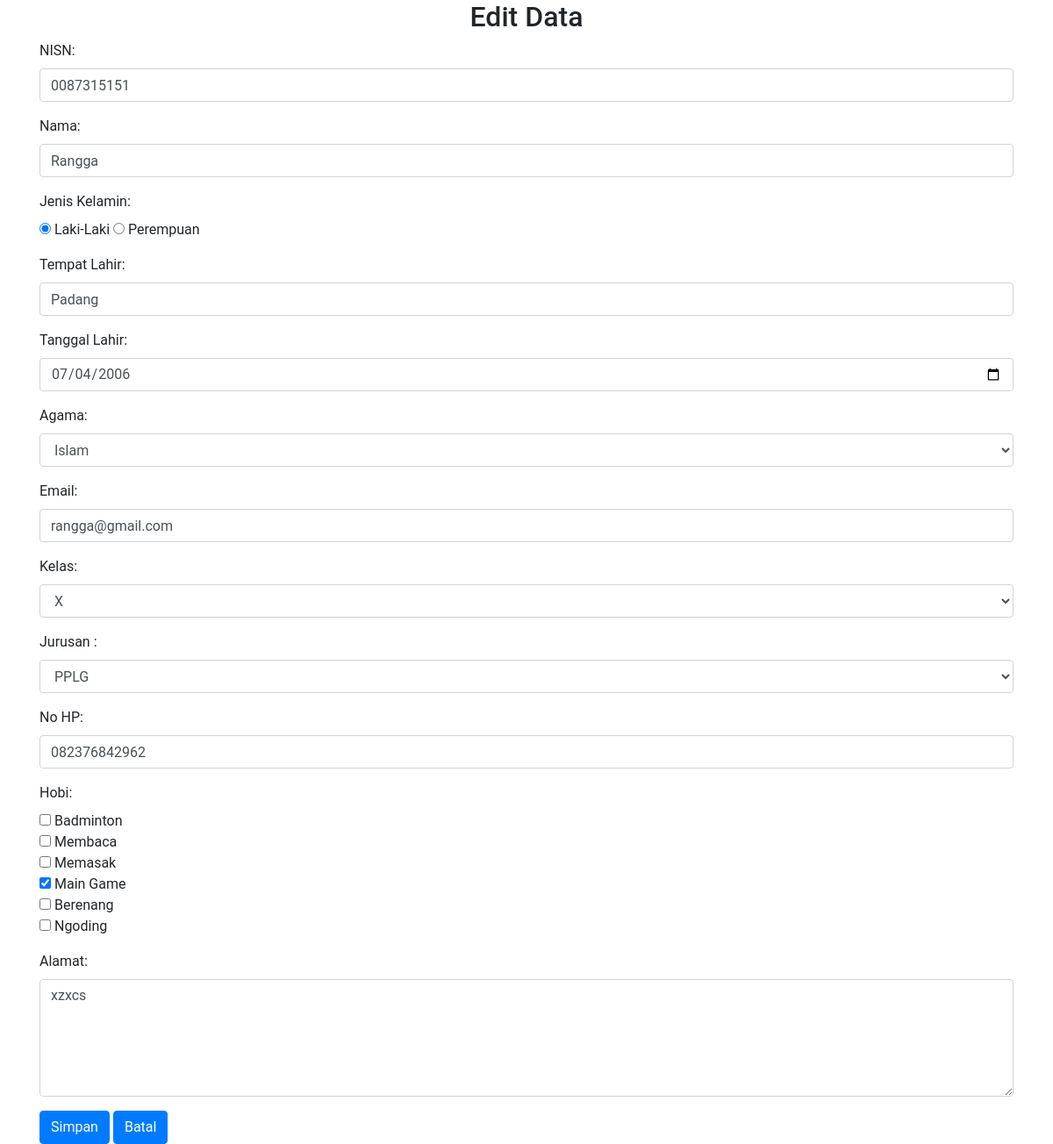
Screenshot of /edit.php?id_peserta=14 with the database file from the repository.
### tables this page shows
CREATE TABLE `peserta` (
  `id_peserta` int(30) NOT NULL,
  `nisn` varchar(30) NOT NULL,
  `nama` varchar(50) NOT NULL,
  `jk` varchar(50) NOT NULL,
  `tempat_lahir` varchar(100) NOT NULL,
  `tanggal_lahir` date NOT NULL,
  `agama` text NOT NULL,
  `email` varchar(50) NOT NULL,
  `kelas` varchar(50) NOT NULL,
  `jurusan` varchar(50) NOT NULL,
  `no_hp` char(13) NOT NULL,
  `hobi` varchar(255) NOT NULL,
  `alamat` text NOT NULL
);

### edit.php (the view, shortened to what this page needs)
<!DOCTYPE html>
<html>
<head>
    <link rel="stylesheet" href="https://cdn.jsdelivr.net/npm/bootstrap@4.6.1/dist/css/bootstrap.min.css">
    <link rel="stylesheet" href="style.css?v=<?php echo time(); ?>">
</head>
<body>
    <div class="container">
        <?php
        include "koneksi.php";
        function input($data)
        {
            $data = trim($data);
            $data = stripslashes($data);
            $data = htmlspecialchars($data);
            return $data;
        }
        if (isset($_GET['id_peserta'])) {
            $id_peserta = input($_GET["id_peserta"]);
            $sql = "SELECT * FROM peserta WHERE id_peserta=$id_peserta";
            $hasil = mysqli_query($kon, $sql);
            $data = mysqli_fetch_assoc($hasil);
        }
        ?>
        <h2 Align="center">Edit Data</h2>
        <form action="<?php echo htmlspecialchars($_SERVER["PHP_SELF"]); ?>" method="POST" onsubmit="return validateInput()">
            <div class="form-group">
                <label for="nisn">NISN:</label>
                <input type="text" name="nisn" id="nisn" class="form-control" placeholder="Masukan NISN" value="<?php echo $data["nisn"]; ?>" required />
            </div>
            <div class="form-group">
                <label for="nama">Nama:</label>
                <input type="text" name="nama" class="form-control" placeholder="Masukan Nama" value="<?php echo $data["nama"]; ?>" required />
            </div>
            <div class="form-group">
                <label for="jk">Jenis Kelamin:</label><br>
                <input type="radio" name="jk" value="Laki-Laki" <?php if ($data["jk"] === "Laki-Laki") echo "checked"; ?>> Laki-Laki
                <input type="radio" name="jk" value="Perempuan" <?php if ($data["jk"] === "Perempuan") echo "checked"; ?>> Perempuan
            </div>
            <div class="form-group">
                <label for="tempat_lahir">Tempat Lahir:</label>
                <input type="text" name="tempat_lahir" class="form-control" placeholder="Masukan Tempat Lahir" value="<?php echo $data["tempat_lahir"]; ?>" required />
            </div>
            <div class="form-group">
                <label for="tanggal_lahir">Tanggal Lahir:</label>
                <input type="date" name="tanggal_lahir" class="form-control" placeholder="Masukan Tanggal Lahir" value="<?php echo $data["tanggal_lahir"]; ?>" required />
            </div>
            <div class="form-group">
                <label for="agama">Agama:</label>
                <select name="agama" id="agama" class="form-control">
                    <?php
                    $agama_options = array("Islam", "Kristen Katolik", "Kristen Protestan", "Hindu", "Budha", "Konghucu");
                    $agama_terpilih = $data["agama"];
                    foreach ($agama_options as $agama) {
                        $selected_agama = ($agama == $agama_terpilih) ? 'selected' : '';
                        echo "<option value='$agama' $selected_agama>$agama</option>";
                    }
                    ?>
                </select>
            </div>
            <div class="form-group">
                <label for="email">Email:</label>
                <input type="text" name="email" class="form-control" placeholder="Masukan Email" value="<?php echo $data["email"]; ?>" required />
            </div>
            <div class="form-group">
                <label for="kelas">Kelas:</label>
                <select name="kelas" id="kelas" class="form-control">
                    <?php
                    $kelas_options = array("X", "XI", "XII");
                    $kelas_terpilih = $data["kelas"];
                    foreach ($kelas_options as $kelas) {
                        $selected_kelas = ($kelas == $kelas_terpilih) ? 'selected' : '';
                        echo "<option value='$kelas' $selected_kelas>$kelas</option>";
                    }
                    ?>
                </select>
            </div>
            <div class="form-group">
                <label for="jurusan">Jurusan :</label>
                <select name="jurusan" id="jurusan" class="form-control">
                    <?php
                    $jurusan_options = array("PPLG", "ULP", "AKL", "TJKT", "MPLB");
                    $jurusan_terpilih = $data["jurusan"];
                    foreach ($jurusan_options as $jurusan) {
                        $selected_jurusan = ($jurusan == $jurusan_terpilih) ? 'selected' : '';
                        echo "<option value='$jurusan' $selected_jurusan>$jurusan</option>";
                    }
                    ?>
                </select>
            </div>
            <div class="form-group">
                <label for="no_hp">No HP:</label>
                <input type="text" name="no_hp" class="form-control" placeholder="Masukan No HP" value="<?php echo $data["no_hp"]; ?>" required />
            </div>
            <div class="form-group">
                <label for="hobi">Hobi:</label><br>
                <input type="checkbox" name="hobi[]" value="Badminton" <?php if (in_array("Badminton", explode(", ", $data["hobi"]))) echo "checked"; ?> /> Badminton <br>
                <input type="checkbox" name="hobi[]" value="Membaca" <?php if (in_array("Membaca", explode(", ", $data["hobi"]))) echo "checked"; ?> /> Membaca <br>
                <input type="checkbox" name="hobi[]" value="Memasak" <?php if (in_array("Memasak", explode(", ", $data["hobi"]))) echo "checked"; ?> /> Memasak <br>
                <input type="checkbox" name="hobi[]" value="Main Game" <?php if (in_array("Main Game", explode(", ", $data["hobi"]))) echo "checked"; ?> /> Main Game <br>
                <input type="checkbox" name="hobi[]" value="Berenang" <?php if (in_array("Berenang", explode(", ", $data["hobi"]))) echo "checked"; ?> /> Berenang <br>
                <input type="checkbox" name="hobi[]" value="Ngoding" <?php if (in_array("Ngoding", explode(", ", $data["hobi"]))) echo "checked"; ?> /> Ngoding <br>
            </div>
            <div class="form-group">
                <label for="alamat">Alamat:</label>
                <textarea name="alamat" class="form-control" rows="5" placeholder="Masukan Alamat" required><?php echo $data["alamat"]; ?></textarea>
            </div>
            <button type="submit" name="submit" class="btn btn-primary">Simpan</button>
            <a href="index.php" type="submit" class="btn btn-primary">Batal</a>
        </form>
    </div>
</body>
</html>

### style.css (style rules this page uses)
*, html, body { margin: 0; padding: 0; font-family: "Roboto", sans-serif; }
body { background: white }
input { text-decoration: double; }

### rows the page displays
peserta: nisn "0087315151", nama "Rangga", jk "☑", tempat_lahir "Padang", tanggal_lahir "07/04/2006", email "rangga@gmail.com", no_hp "082376842962", hobi "☑", alamat "xzxcs"

### other values shown
form field agama "Islam"
form field kelas "X"
form field jurusan "PPLG"
